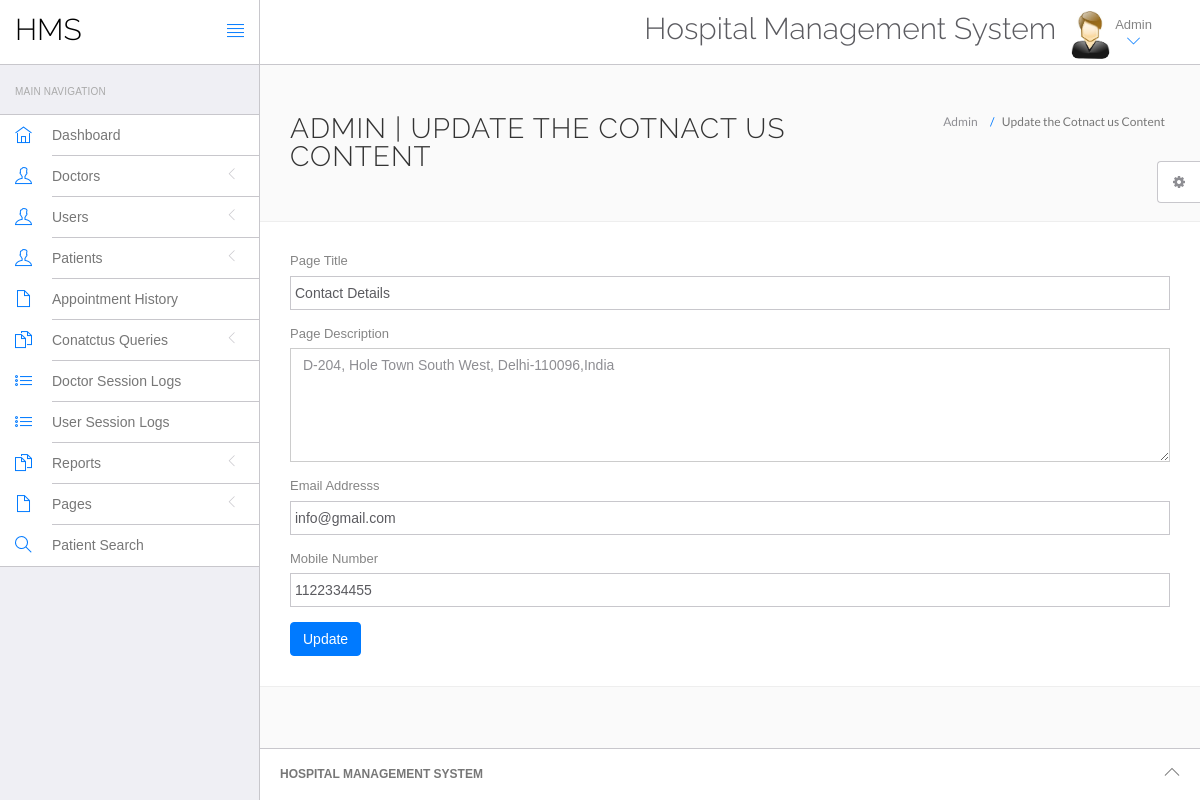
Before: /hospital/hms/admin/contact.php (signed in) with the older database file.
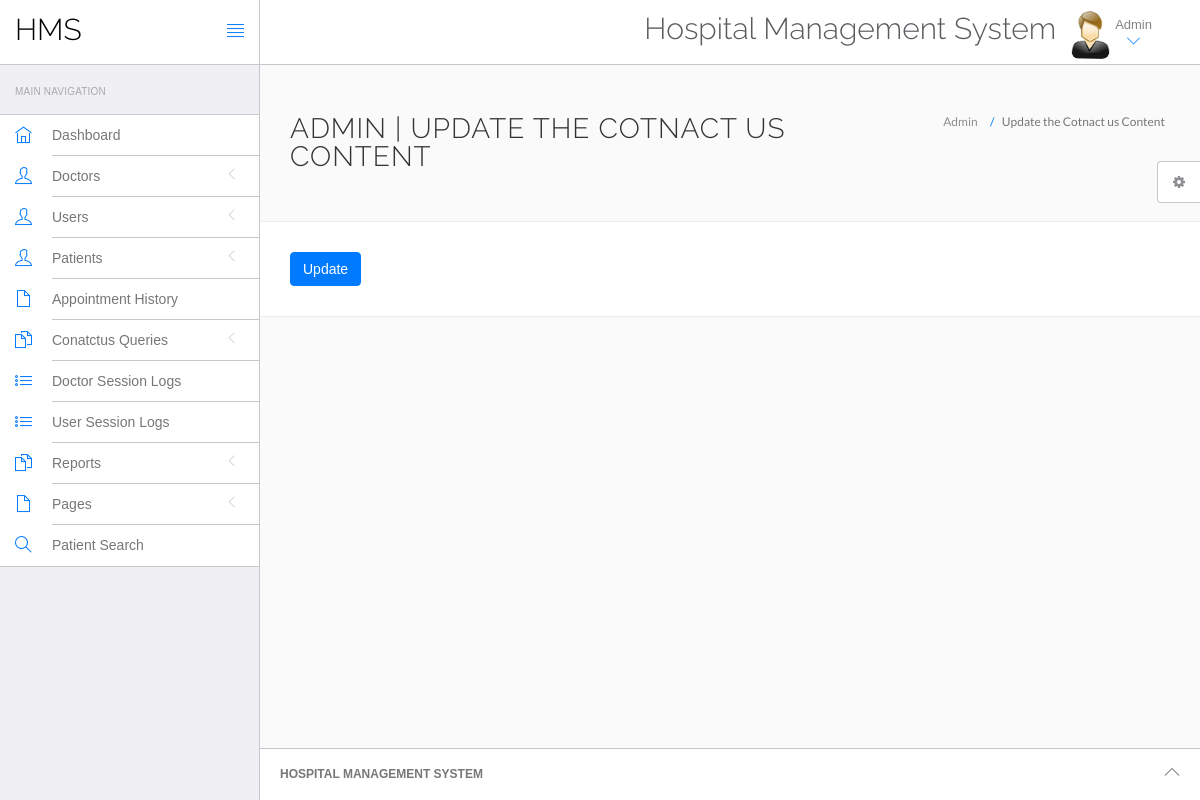
After: the same page with the newer database file.
### tables this page shows
CREATE TABLE `tblpage` (
  `ID` int(10) NOT NULL,
  `PageType` varchar(200) DEFAULT NULL,
  `PageTitle` varchar(200) DEFAULT NULL,
  `PageDescription` mediumtext DEFAULT NULL,
  `Email` varchar(120) DEFAULT NULL,
  `MobileNumber` bigint(10) DEFAULT NULL,
  `UpdationDate` timestamp NULL DEFAULT current_timestamp(),
  `OpenningTime` varchar(255) DEFAULT NULL
);

### hospital/hms/admin/contact.php (the view, shortened to what this page needs)
<?php
include('include/config.php');
if(strlen($_SESSION['id']==0)) {
 header('location:logout.php');
  } else{
?>
<!DOCTYPE html>
<html lang="en">
	<head>
		<link rel="stylesheet" href="vendor/bootstrap/css/bootstrap.min.css">
		<link rel="stylesheet" href="vendor/fontawesome/css/font-awesome.min.css">
		<link rel="stylesheet" href="vendor/themify-icons/themify-icons.min.css">
		<link href="vendor/animate.css/animate.min.css" rel="stylesheet" media="screen">
		<link href="vendor/perfect-scrollbar/perfect-scrollbar.min.css" rel="stylesheet" media="screen">
		<link href="vendor/switchery/switchery.min.css" rel="stylesheet" media="screen">
		<link href="vendor/bootstrap-touchspin/jquery.bootstrap-touchspin.min.css" rel="stylesheet" media="screen">
		<link href="vendor/select2/select2.min.css" rel="stylesheet" media="screen">
		<link href="vendor/bootstrap-datepicker/bootstrap-datepicker3.standalone.min.css" rel="stylesheet" media="screen">
		<link href="vendor/bootstrap-timepicker/bootstrap-timepicker.min.css" rel="stylesheet" media="screen">
		<link rel="stylesheet" href="assets/css/styles.css">
		<link rel="stylesheet" href="assets/css/plugins.css">
		<link rel="stylesheet" href="assets/css/themes/theme-1.css" id="skin_color" />
	</head>
	<body>
		<div id="app">
<?php include('include/sidebar.php');?>
			<div class="app-content">
					<?php include('include/header.php');?>
				<div class="main-content" >
					<div class="wrap-content container" id="container">
						<section id="page-title">
							<div class="row">
								<div class="col-sm-8">
									<h1 class="mainTitle">Admin  | Update the Cotnact us Content</h1>
																	</div>
								<ol class="breadcrumb">
									<li>
										<span>Admin </span>
									</li>
									<li class="active">
										<span>Update the Cotnact us Content</span>
									</li>
								</ol>
							</div>
						</section>
						<div class="container-fluid container-fullw bg-white">
									<div class="row">
								<div class="col-md-12">
          <form class="forms-sample" method="post">
                    <?php
$ret=mysqli_query($con,"select * from  tblpage where PageType='contactus'");
while ($row=mysqli_fetch_array($ret)) {
?>
                    <div class="form-group">
                       <label for="exampleInputUsername1">Page Title</label>
                      <input id="pagetitle" name="pagetitle" type="text" class="form-control" required="true" value="<?php  echo $row['PageTitle'];?>">
                    </div>
                    <div class="form-group">
                      <label for="exampleInputEmail1">Page Description</label>
                      <textarea class="form-control" name="pagedes" id="pagedes" rows="5"><?php  echo $row['PageDescription'];?></textarea>
                    </div>
                    <div class="form-group">
                      <label for="exampleInputUsername1">Email Addresss</label>
                     <input type="email" class="form-control" name="email" value="<?php  echo $row['Email'];?>" required='true'>
                    </div>
                    <div class="form-group">
                      <label for="exampleInputUsername1">Mobile Number</label>
                     <input type="text" class="form-control" name="mobnum" value="<?php  echo $row['MobileNumber'];?>" required='true' maxlength="10" pattern='[0-9]+'>
                    </div>
                    <?php } ?>
                    <button type="submit" class="btn btn-primary mr-2" name="submit">Update</button>
                  </form>
								</div>
							</div>
								</div>
					</div>
				</div>
			</div>
	<?php include('include/footer.php');?>
	<?php include('include/setting.php');?>
		</div>
	</body>
</html>
<?php } ?>

Changed rows visible on the page:
removed tblpage: pagetitle "Contact Details", pagedes "D-204, Hole Town South West, Delhi-110096,India", email "info@gmail.com", mobnum "1122334455"
